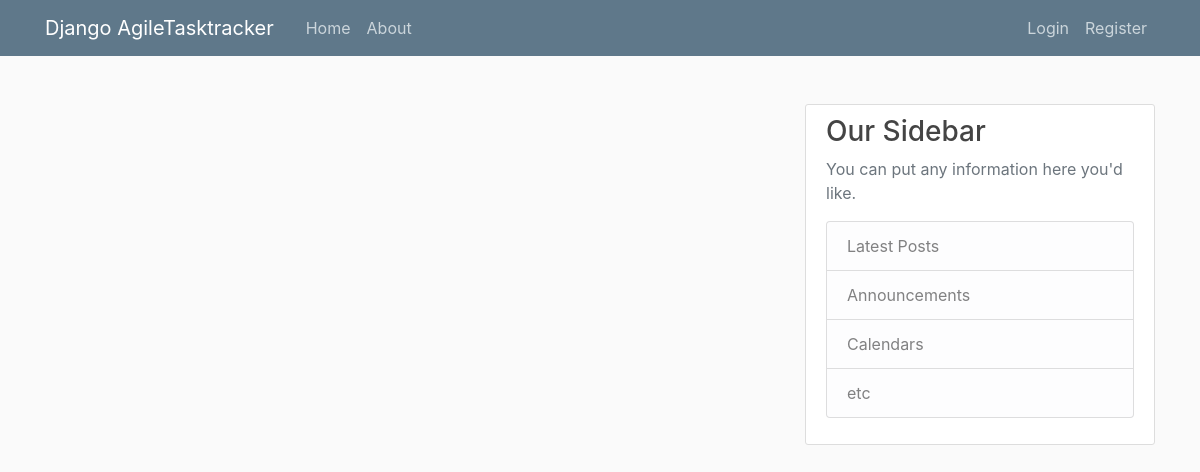
The app's page /, older data.
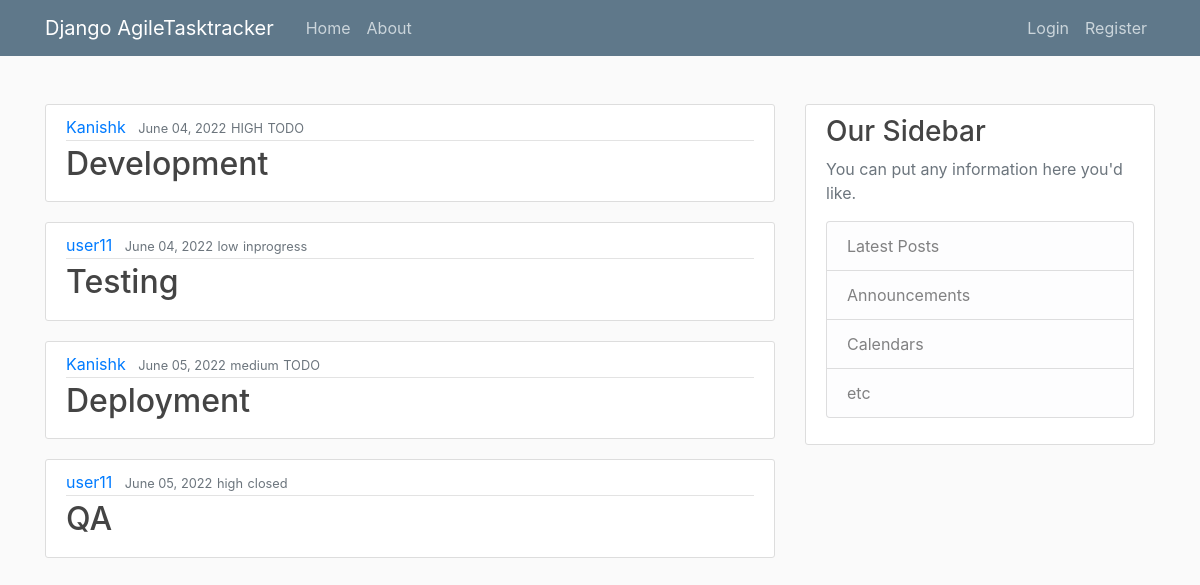
The same page, newer data.
### AgiletaskTracker/models.py (models this page shows, shortened)
class Card(models.Model):
    title = models.CharField(max_length=100)
    status = models.CharField(max_length=100, choices=[('Todo','Todo'), ('inProgress','inProgress'), ('inreview','inreview'), ('closed','closed')])
    priority = models.CharField(max_length=100, choices=[('low','low'), ('medium','medium'), ('high','high')])
    card_type = models.CharField(max_length=100, choices=[('feature','feature'),('issue','issue')], default = 'feature')
    date_created = models.DateTimeField(default=timezone.now)
    assignee = models.ForeignKey(User, on_delete = models.CASCADE)

### AgiletaskTracker/views.py (the view)
# urls.py: path('',views.home,name='tracker-home'),
def home(request):
    context = {'posts': Card.objects.all()
    }
    return render(request,'AgiletaskTracker/home.html',context)

### AgiletaskTracker/templates/AgiletaskTracker/home.html (shortened to what this page needs)
{% extends "AgiletaskTracker/base.html" %}
{% block content %}
    {% for post in posts %}
        <article class="media content-section">
          <div class="media-body">
            <div class="article-metadata">
              <a class="mr-2" href="{% url 'user-task' post.assignee.username %}">{{ post.assignee.username }}</a>
              <small class="text-muted">{{ post.date_created|date:"F d, Y" }}</small>
			  <small class="text-muted">{{ post.priority }}</small>
			  <small class="text-muted">{{ post.status }}</small>
            </div>
            <h2><a class="article-title" href="{% url 'card-detail' post.id %}">{{ post.title }}</a></h2>
          </div>
        </article>
    {% endfor %}
{% endblock content %}

Row changes from the older to the newer data that the page shows:
added Card: assignee.username "Kanishk", date_created "June 04, 2022", priority "HIGH", status "TODO", title "Development"
added Card: assignee.username "user11", date_created "June 04, 2022", priority "low", status "inprogress", title "Testing"
added Card: assignee.username "Kanishk", date_created "June 05, 2022", priority "medium", status "TODO", title "Deployment"
added Card: assignee.username "user11", date_created "June 05, 2022", priority "high", status "closed", title "QA"
